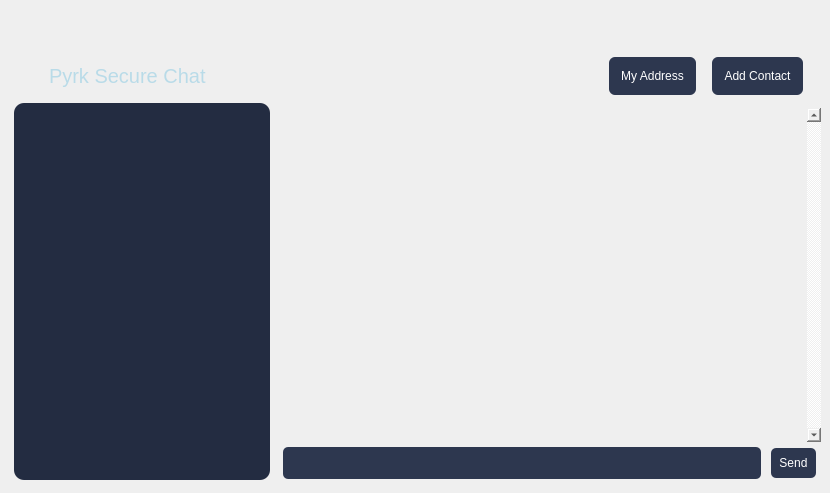
<?xml version="1.0" encoding="UTF-8"?>
<ui version="4.0">
 <class>TrezarMessage</class>
 <widget class="QWidget" name="TrezarMessage">
  <property name="enabled">
   <bool>true</bool>
  </property>
  <property name="geometry">
   <rect>
    <x>0</x>
    <y>0</y>
    <width>830</width>
    <height>493</height>
   </rect>
  </property>
  <property name="windowTitle">
   <string>Form</string>
  </property>
  <property name="autoFillBackground">
   <bool>false</bool>
  </property>
  <property name="styleSheet">
   <string notr="true"/>
  </property>
  <layout class="QGridLayout" name="gridLayout">
   <property name="leftMargin">
    <number>0</number>
   </property>
   <property name="topMargin">
    <number>0</number>
   </property>
   <property name="rightMargin">
    <number>0</number>
   </property>
   <property name="bottomMargin">
    <number>0</number>
   </property>
   <property name="horizontalSpacing">
    <number>0</number>
   </property>
   <property name="verticalSpacing">
    <number>3</number>
   </property>
   <item row="0" column="0">
    <layout class="QHBoxLayout" name="horizontalLayout" stretch="0">
     <property name="spacing">
      <number>0</number>
     </property>
     <property name="rightMargin">
      <number>0</number>
     </property>
     <item>
      <widget class="QWidget" name="widget_2" native="true">
       <property name="styleSheet">
        <string notr="true">background-color:transparent;
</string>
       </property>
       <layout class="QGridLayout" name="gridLayout_6">
        <item row="0" column="0">
         <layout class="QVBoxLayout" name="verticalLayout_2" stretch="0,1,4">
          <property name="spacing">
           <number>0</number>
          </property>
          <item>
           <spacer name="verticalSpacer">
            <property name="orientation">
             <enum>Qt::Vertical</enum>
            </property>
            <property name="sizeHint" stdset="0">
             <size>
              <width>20</width>
              <height>40</height>
             </size>
            </property>
           </spacer>
          </item>
          <item>
           <layout class="QVBoxLayout" name="WALLET_TITLE">
            <property name="spacing">
             <number>0</number>
            </property>
            <property name="sizeConstraint">
             <enum>QLayout::SetDefaultConstraint</enum>
            </property>
            <property name="topMargin">
             <number>0</number>
            </property>
            <property name="bottomMargin">
             <number>0</number>
            </property>
            <item>
             <layout class="QHBoxLayout" name="horizontalLayout_4">
              <item>
               <spacer name="horizontalSpacer">
                <property name="orientation">
                 <enum>Qt::Horizontal</enum>
                </property>
                <property name="sizeType">
                 <enum>QSizePolicy::Fixed</enum>
                </property>
                <property name="sizeHint" stdset="0">
                 <size>
                  <width>40</width>
                  <height>20</height>
                 </size>
                </property>
               </spacer>
              </item>
              <item>
               <widget class="QLabel" name="label">
                <property name="styleSheet">
                 <string notr="true">color:#b9dbe8;
font-size: 20px;
</string>
                </property>
                <property name="text">
                 <string>Pyrk Secure Chat</string>
                </property>
               </widget>
              </item>
              <item>
               <spacer name="horizontalSpacer_2">
                <property name="orientation">
                 <enum>Qt::Horizontal</enum>
                </property>
                <property name="sizeHint" stdset="0">
                 <size>
                  <width>40</width>
                  <height>20</height>
                 </size>
                </property>
               </spacer>
              </item>
              <item>
               <widget class="QPushButton" name="pushButtonGetAddress">
                <property name="styleSheet">
                 <string notr="true">QPushButton::pressed{
  background-color: #232c41;
  box-shadow: 0px 0px 0px 1px rgba(0, 0, 0, 0.1) inset,
  0px 1px 4px 0px rgba(0, 0, 0, 0.1) inset !important;
}
QPushButton{
background:#2d374f;
padding:12px;
border-radius:6px;
color:#fff;
margin:8px
}</string>
                </property>
                <property name="text">
                 <string>My Address</string>
                </property>
               </widget>
              </item>
              <item>
               <widget class="QPushButton" name="pushButtonAddContact">
                <property name="styleSheet">
                 <string notr="true">QPushButton::pressed{
  background-color: #232c41;
  box-shadow: 0px 0px 0px 1px rgba(0, 0, 0, 0.1) inset,
  0px 1px 4px 0px rgba(0, 0, 0, 0.1) inset !important;
}
QPushButton{
background:#2d374f;
padding:12px;
border-radius:6px;
color:#fff;
margin:8px
}</string>
                </property>
                <property name="text">
                 <string>Add Contact</string>
                </property>
               </widget>
              </item>
              <item>
               <spacer name="horizontalSpacer_3">
                <property name="orientation">
                 <enum>Qt::Horizontal</enum>
                </property>
                <property name="sizeType">
                 <enum>QSizePolicy::Fixed</enum>
                </property>
                <property name="sizeHint" stdset="0">
                 <size>
                  <width>10</width>
                  <height>20</height>
                 </size>
                </property>
               </spacer>
              </item>
             </layout>
            </item>
           </layout>
          </item>
          <item>
           <layout class="QGridLayout" name="gridLayout_5">
            <property name="leftMargin">
             <number>0</number>
            </property>
            <property name="rightMargin">
             <number>0</number>
            </property>
            <item row="0" column="0">
             <layout class="QVBoxLayout" name="verticalLayout">
              <property name="spacing">
               <number>0</number>
              </property>
              <item>
               <layout class="QHBoxLayout" name="horizontalLayout_2" stretch="0,0,0,2">
                <property name="spacing">
                 <number>0</number>
                </property>
                <item>
                 <spacer name="horizontalSpacer_5">
                  <property name="orientation">
                   <enum>Qt::Horizontal</enum>
                  </property>
                  <property name="sizeType">
                   <enum>QSizePolicy::Fixed</enum>
                  </property>
                  <property name="sizeHint" stdset="0">
                   <size>
                    <width>5</width>
                    <height>20</height>
                   </size>
                  </property>
                 </spacer>
                </item>
                <item>
                 <layout class="QVBoxLayout" name="verticalLayout_4">
                  <property name="spacing">
                   <number>0</number>
                  </property>
                  <item>
                   <widget class="QListWidget" name="user_list">
                    <property name="styleSheet">
                     <string notr="true">background:#232c41;
padding:2px;
border-radius:10px;</string>
                    </property>
                    <property name="editTriggers">
                     <set>QAbstractItemView::NoEditTriggers</set>
                    </property>
                    <property name="sortingEnabled">
                     <bool>true</bool>
                    </property>
                   </widget>
                  </item>
                  <item>
                   <spacer name="verticalSpacer_2">
                    <property name="orientation">
                     <enum>Qt::Vertical</enum>
                    </property>
                    <property name="sizeType">
                     <enum>QSizePolicy::Fixed</enum>
                    </property>
                    <property name="sizeHint" stdset="0">
                     <size>
                      <width>20</width>
                      <height>4</height>
                     </size>
                    </property>
                   </spacer>
                  </item>
                 </layout>
                </item>
                <item>
                 <spacer name="horizontalSpacer_7">
                  <property name="orientation">
                   <enum>Qt::Horizontal</enum>
                  </property>
                  <property name="sizeType">
                   <enum>QSizePolicy::Fixed</enum>
                  </property>
                  <property name="sizeHint" stdset="0">
                   <size>
                    <width>8</width>
                    <height>20</height>
                   </size>
                  </property>
                 </spacer>
                </item>
                <item>
                 <layout class="QVBoxLayout" name="verticalLayout_3">
                  <property name="spacing">
                   <number>0</number>
                  </property>
                  <item>
                   <spacer name="verticalSpacer_3">
                    <property name="orientation">
                     <enum>Qt::Vertical</enum>
                    </property>
                    <property name="sizeType">
                     <enum>QSizePolicy::Fixed</enum>
                    </property>
                    <property name="sizeHint" stdset="0">
                     <size>
                      <width>20</width>
                      <height>5</height>
                     </size>
                    </property>
                   </spacer>
                  </item>
                  <item>
                   <widget class="QListWidget" name="message_widget">
                    <property name="frameShape">
                     <enum>QFrame::NoFrame</enum>
                    </property>
                    <property name="lineWidth">
                     <number>0</number>
                    </property>
                    <property name="verticalScrollBarPolicy">
                     <enum>Qt::ScrollBarAlwaysOn</enum>
                    </property>
                    <property name="horizontalScrollBarPolicy">
                     <enum>Qt::ScrollBarAlwaysOff</enum>
                    </property>
                    <property name="editTriggers">
                     <set>QAbstractItemView::NoEditTriggers</set>
                    </property>
                    <property name="dragEnabled">
                     <bool>true</bool>
                    </property>
                    <property name="selectionMode">
                     <enum>QAbstractItemView::NoSelection</enum>
                    </property>
                    <property name="verticalScrollMode">
                     <enum>QAbstractItemView::ScrollPerPixel</enum>
                    </property>
                   </widget>
                  </item>
                  <item>
                   <layout class="QHBoxLayout" name="horizontalLayout_3">
                    <property name="spacing">
                     <number>0</number>
                    </property>
                    <property name="topMargin">
                     <number>0</number>
                    </property>
                    <item>
                     <widget class="QLineEdit" name="input_text">
                      <property name="sizePolicy">
                       <sizepolicy hsizetype="Expanding" vsizetype="Minimum">
                        <horstretch>0</horstretch>
                        <verstretch>39</verstretch>
                       </sizepolicy>
                      </property>
                      <property name="styleSheet">
                       <string notr="true">background:#2d374f;
padding:8px;
border-radius:5px;
color:#fff;
margin:5px</string>
                      </property>
                     </widget>
                    </item>
                    <item>
                     <widget class="QPushButton" name="send_button">
                      <property name="sizePolicy">
                       <sizepolicy hsizetype="Maximum" vsizetype="Fixed">
                        <horstretch>0</horstretch>
                        <verstretch>0</verstretch>
                       </sizepolicy>
                      </property>
                      <property name="minimumSize">
                       <size>
                        <width>0</width>
                        <height>0</height>
                       </size>
                      </property>
                      <property name="maximumSize">
                       <size>
                        <width>16777215</width>
                        <height>16777215</height>
                       </size>
                      </property>
                      <property name="styleSheet">
                       <string notr="true">QPushButton::pressed{
  background-color: #232c41;
  box-shadow: 0px 0px 0px 1px rgba(0, 0, 0, 0.1) inset,
  0px 1px 4px 0px rgba(0, 0, 0, 0.1) inset !important;
}
QPushButton{
background:#2d374f;
padding:8px;
border-radius:5px;
color:#fff;
margin:5px
}</string>
                      </property>
                      <property name="text">
                       <string>Send</string>
                      </property>
                      <property name="autoDefault">
                       <bool>true</bool>
                      </property>
                      <property name="default">
                       <bool>true</bool>
                      </property>
                     </widget>
                    </item>
                   </layout>
                  </item>
                 </layout>
                </item>
               </layout>
              </item>
             </layout>
            </item>
           </layout>
          </item>
         </layout>
        </item>
       </layout>
      </widget>
     </item>
    </layout>
   </item>
  </layout>
 </widget>
 <resources/>
 <connections/>
</ui>
